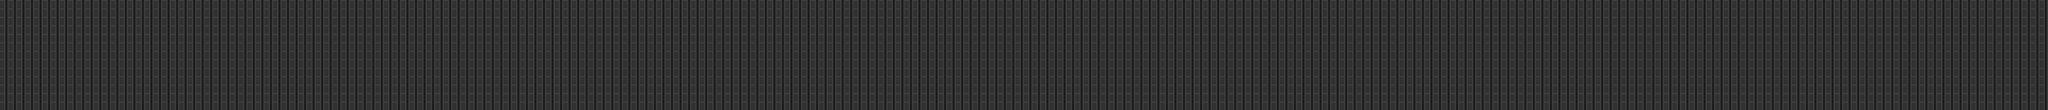

Tiled map render using the project's own tile images. Description and the map definition, with tile-layer contents summarised, below:
An orthogonal 240x13 tile map with 16x16 px tiles, 1 tile layer (Livello tile 1).

<map version="1.2" tiledversion="1.2.3" orientation="orthogonal" renderorder="right-down" width="240" height="13" tilewidth="16" tileheight="16" infinite="0" nextlayerid="2" nextobjectid="1">
 <tileset firstgid="1" source="solito.tsx" />
 <layer id="1" name="Livello tile 1" width="240" height="13">
  <data>[3120 cells, 3120 non-empty, 1 distinct tile ids]</data>
 </layer>
</map>
